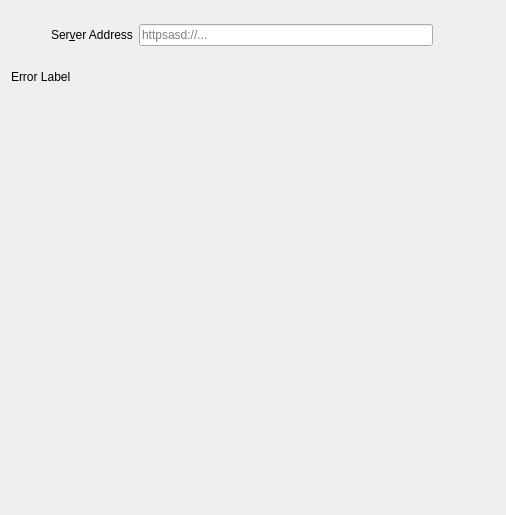
<?xml version="1.0" encoding="UTF-8"?>
<ui version="4.0">
 <class>OwncloudSetupPage</class>
 <widget class="QWidget" name="OwncloudSetupPage">
  <property name="geometry">
   <rect>
    <x>0</x>
    <y>0</y>
    <width>506</width>
    <height>515</height>
   </rect>
  </property>
  <property name="windowTitle">
   <string>Form</string>
  </property>
  <layout class="QVBoxLayout" name="verticalLayout_2">
   <item>
    <layout class="QHBoxLayout" name="horizontalLayout_2">
     <item>
      <spacer name="horizontalSpacer">
       <property name="orientation">
        <enum>Qt::Horizontal</enum>
       </property>
       <property name="sizeType">
        <enum>QSizePolicy::Minimum</enum>
       </property>
       <property name="sizeHint" stdset="0">
        <size>
         <width>40</width>
         <height>20</height>
        </size>
       </property>
      </spacer>
     </item>
     <item>
      <layout class="QVBoxLayout" name="verticalLayout">
       <item>
        <spacer name="verticalSpacer_2">
         <property name="orientation">
          <enum>Qt::Vertical</enum>
         </property>
         <property name="sizeType">
          <enum>QSizePolicy::Minimum</enum>
         </property>
         <property name="sizeHint" stdset="0">
          <size>
           <width>20</width>
           <height>13</height>
          </size>
         </property>
        </spacer>
       </item>
       <item>
        <layout class="QHBoxLayout" name="horizontalLayout">
         <item>
          <widget class="QLabel" name="label_2">
           <property name="text">
            <string>Ser&amp;ver Address</string>
           </property>
           <property name="buddy">
            <cstring>leUrl</cstring>
           </property>
          </widget>
         </item>
         <item>
          <widget class="OCC::PostfixLineEdit" name="leUrl">
           <property name="sizePolicy">
            <sizepolicy hsizetype="MinimumExpanding" vsizetype="Preferred">
             <horstretch>0</horstretch>
             <verstretch>0</verstretch>
            </sizepolicy>
           </property>
           <property name="placeholderText">
            <string>httpsasd://...</string>
           </property>
          </widget>
         </item>
         <item>
          <widget class="QLabel" name="urlLabel">
           <property name="sizePolicy">
            <sizepolicy hsizetype="Fixed" vsizetype="Fixed">
             <horstretch>0</horstretch>
             <verstretch>0</verstretch>
            </sizepolicy>
           </property>
           <property name="minimumSize">
            <size>
             <width>16</width>
             <height>16</height>
            </size>
           </property>
           <property name="maximumSize">
            <size>
             <width>16</width>
             <height>16</height>
            </size>
           </property>
           <property name="text">
            <string/>
           </property>
           <property name="pixmap">
            <pixmap resource="../../../client.qrc">:/client/resources/light/lock-https.svg</pixmap>
           </property>
           <property name="scaledContents">
            <bool>true</bool>
           </property>
          </widget>
         </item>
        </layout>
       </item>
       <item>
        <spacer name="verticalSpacer_3">
         <property name="orientation">
          <enum>Qt::Vertical</enum>
         </property>
         <property name="sizeType">
          <enum>QSizePolicy::Minimum</enum>
         </property>
         <property name="sizeHint" stdset="0">
          <size>
           <width>20</width>
           <height>18</height>
          </size>
         </property>
        </spacer>
       </item>
      </layout>
     </item>
     <item>
      <spacer name="horizontalSpacer_2">
       <property name="orientation">
        <enum>Qt::Horizontal</enum>
       </property>
       <property name="sizeType">
        <enum>QSizePolicy::Minimum</enum>
       </property>
       <property name="sizeHint" stdset="0">
        <size>
         <width>40</width>
         <height>20</height>
        </size>
       </property>
      </spacer>
     </item>
    </layout>
   </item>
   <item>
    <widget class="QLabel" name="errorLabel">
     <property name="sizePolicy">
      <sizepolicy hsizetype="MinimumExpanding" vsizetype="Maximum">
       <horstretch>0</horstretch>
       <verstretch>0</verstretch>
      </sizepolicy>
     </property>
     <property name="text">
      <string>Error Label</string>
     </property>
     <property name="textFormat">
      <enum>Qt::RichText</enum>
     </property>
     <property name="openExternalLinks">
      <bool>true</bool>
     </property>
    </widget>
   </item>
   <item>
    <spacer name="verticalSpacer">
     <property name="orientation">
      <enum>Qt::Vertical</enum>
     </property>
     <property name="sizeType">
      <enum>QSizePolicy::MinimumExpanding</enum>
     </property>
     <property name="sizeHint" stdset="0">
      <size>
       <width>20</width>
       <height>200</height>
      </size>
     </property>
    </spacer>
   </item>
   <item>
    <layout class="QHBoxLayout" name="resultLayout">
     <property name="spacing">
      <number>0</number>
     </property>
    </layout>
   </item>
  </layout>
 </widget>
 <customwidgets>
  <customwidget>
   <class>OCC::PostfixLineEdit</class>
   <extends>QLineEdit</extends>
   <header>wizard/postfixlineedit.h</header>
  </customwidget>
 </customwidgets>
 <resources>
  <include location="../../../client.qrc"/>
 </resources>
 <connections/>
</ui>
